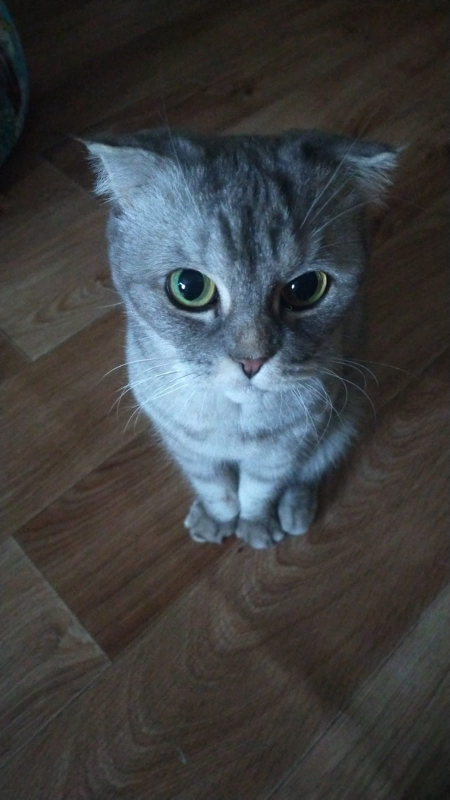
#> input picture cat.jpg, 899 x 1599 px (shown at 1/2 size)
$ jupyter execute HwOpenCV.ipynb
#> lines starting #> are read from the running program, lines starting #| are printed output that depends on the picture; after the words box and inside, x2 and y2 are one past the last pixel; in counts of white or black regions, pixels touching at a corner belong together
[cell 1]
import cv2

img = cv2.imread('cat.jpg')
#> img is the input picture: shape (1599, 899, 3); mean B, G, R 65.6, 64.3, 62.5

cv2.imshow('cat',img)

cv2.waitKey(0)

cv2.destroyAllWindows()

[cell 2]
down_width = 500
down_height = 500
points = (down_width, down_height)

resized_with_points = cv2.resize(img, points, interpolation = cv2.INTER_LINEAR)
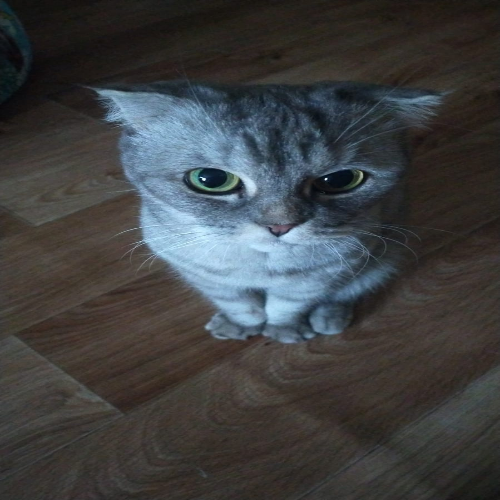
#> resized_with_points: shape (500, 500, 3); mean B, G, R 65.5, 64.2, 62.3
cv2.imshow('resized cat with points',resized_with_points)

cv2.waitKey(0)

cv2.destroyAllWindows()

[cell 3]
resized_linear = cv2.resize(img, None,fx = 1, fy = 0.3, interpolation = cv2.INTER_LINEAR)
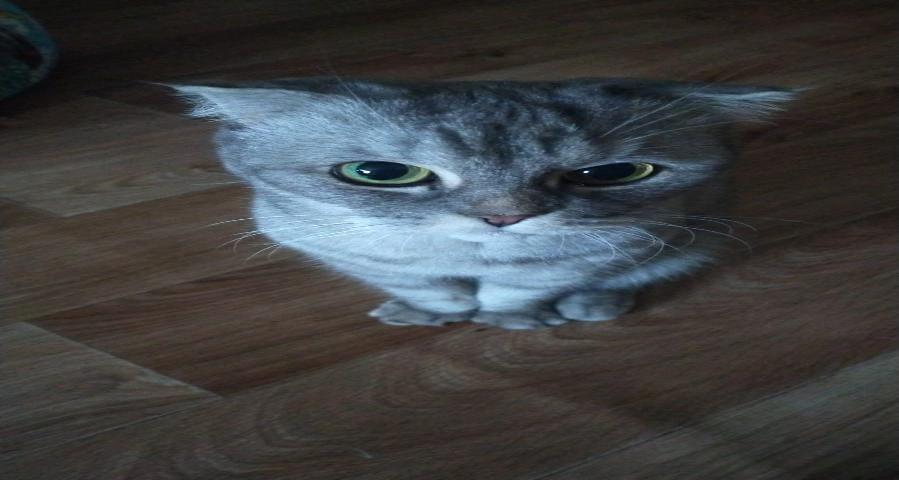
#> resized_linear: shape (480, 899, 3); mean B, G, R 65.6, 64.3, 62.5
resized_nearest = cv2.resize(img, None,fx =   1, fy = 0.3, interpolation = cv2.INTER_NEAREST)
resized_area = cv2.resize(img, None,fx =  1, fy = 0.3, interpolation = cv2.INTER_AREA)
resized_cubic = cv2.resize(img, None,fx =  1, fy = 0.3, interpolation = cv2.INTER_CUBIC)


cv2.imshow('resized cat linear',resized_linear)
cv2.imshow('resized cat nearest ',resized_nearest)
cv2.imshow('resized cat area ',resized_area)
cv2.imshow('resized cat cubic ',resized_cubic)

cv2.waitKey(0)

cv2.destroyAllWindows()

[cell 4]
imgheight = resized_with_points.shape[0]
#> imgheight = 500
imgwidth = resized_with_points.shape[1]
#> imgwidth = 500
squareSize = 100

for y in range(0, imgheight, squareSize):
    for x in range(0, imgwidth, squareSize):
        cv2.rectangle(resized_with_points, (x, y), (x + squareSize, y + squareSize), (0, 0, 0), 3)
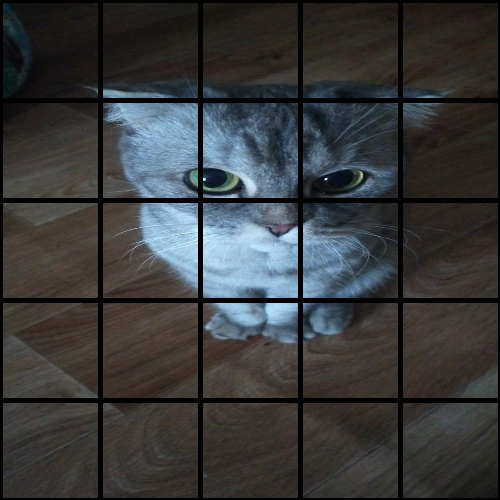
#> resized_with_points: shape (500, 500, 3); 9.75% of pixels changed, all inside (x1, y1, x2, y2) = (0, 0, 500, 500)

cv2.imshow("Patched Image",resized_with_points)

cv2.waitKey()

cv2.destroyAllWindows()
